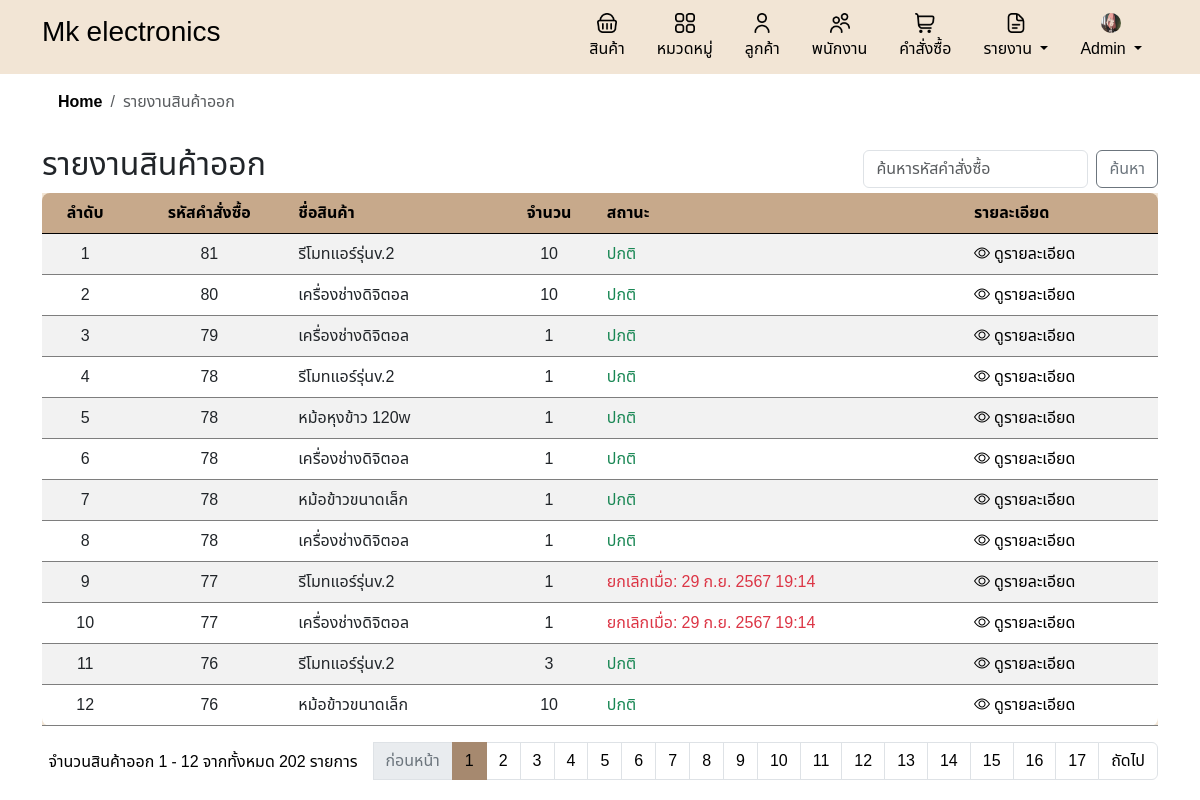
The page /report_stock_out.php (signed in) on the database as committed earlier.
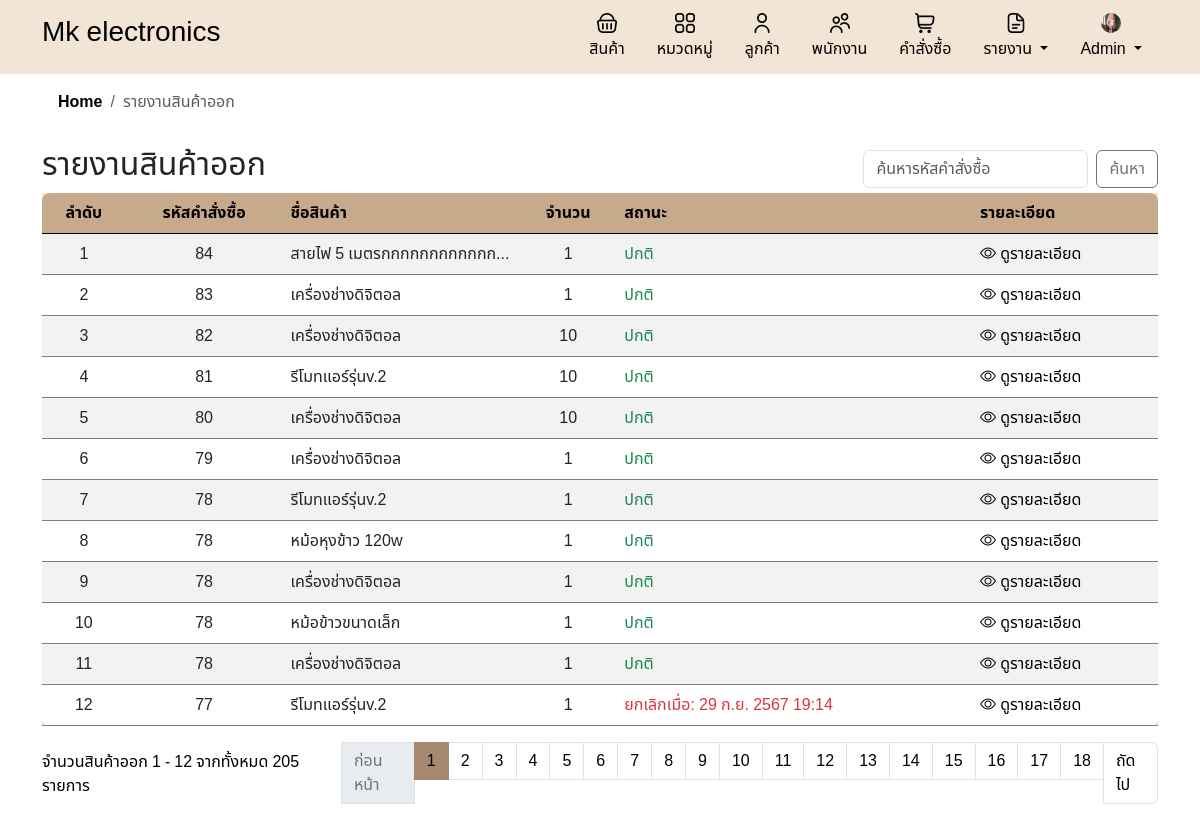
The same page on the database as committed later.
### tables this page shows
CREATE TABLE `order_items` (
  `order_item_id` int(11) NOT NULL,
  `order_id` int(11) DEFAULT NULL,
  `product_id` int(11) DEFAULT NULL,
  `quantity` int(11) DEFAULT NULL,
  `total_price` decimal(10,2) DEFAULT NULL,
  `is_cancelled` tinyint(1) DEFAULT 0,
  `cancelled_at` datetime DEFAULT NULL
);

CREATE TABLE `products` (
  `product_id` int(11) NOT NULL,
  `product_name` varchar(100) NOT NULL,
  `description` text DEFAULT NULL,
  `price` decimal(10,2) NOT NULL,
  `quantity` int(11) NOT NULL,
  `category_id` int(11) DEFAULT NULL,
  `created_at` timestamp NOT NULL DEFAULT current_timestamp(),
  `image` varchar(255) DEFAULT NULL
);

### inc/functions.php (called while the page is built, shortened)
<?php
function formatThaiDate($timestamp, $short = false) {
    $thai_months = array(
        1 => 'ม.ค.', 'ก.พ.', 'มี.ค.', 'เม.ย.', 'พ.ค.', 'มิ.ย.',
        'ก.ค.', 'ส.ค.', 'ก.ย.', 'ต.ค.', 'พ.ย.', 'ธ.ค.'
    );
    $date = date('j', $timestamp);
    $month = $thai_months[date('n', $timestamp)];
    $year = date('Y', $timestamp) + 543;
    if ($short) {
        return "$date $month";
    } else {
        $time = date('H:i', $timestamp);
        return "$date $month $year $time";
    }
}
?>

### report_stock_out.php (the view, shortened to what the changed rows need)
<?php
include 'header.php';
include 'db.php';
include 'inc/links.php';
include 'inc/functions.php';
$search = isset($_GET['search']) ? $_GET['search'] : '';
$records_per_page = 12;
$current_page = isset($_GET['page']) ? intval($_GET['page']) : 1;
$offset = ($current_page - 1) * $records_per_page;
$sql = "SELECT order_items.order_item_id, order_items.order_id, products.product_name, order_items.quantity, order_items.is_cancelled, order_items.cancelled_at
        FROM order_items
        JOIN products ON order_items.product_id = products.product_id";
$sql .= " ORDER BY order_items.order_id DESC LIMIT ? OFFSET ?";
$stmt = $conn->prepare($sql);
if ($search) {
    $search_param = "%$search%";
    $stmt->bind_param("sii", $search_param, $records_per_page, $offset);
} else {
    $stmt->bind_param("ii", $records_per_page, $offset);
}
$stmt->execute();
$result = $stmt->get_result();
$count_sql = "SELECT COUNT(*) as total_records FROM order_items";
if ($search) {
    $count_sql .= " WHERE order_items.order_id LIKE ?";
    $count_stmt = $conn->prepare($count_sql);
    $count_stmt->bind_param("s", $search_param);
    $count_stmt->execute();
    $count_result = $count_stmt->get_result();
} else {
    $count_result = $conn->query($count_sql);
}
$total_records = $count_result->fetch_assoc()['total_records'];
$total_pages = ceil($total_records / $records_per_page);
?>
<!DOCTYPE html>
<html lang="th">
<head>
</head>
<body>
    <div class="container">
        <div class="d-flex justify-content-between align-items-center">
            <h2>รายงานสินค้าออก</h2>
        </div>
        <div class="table-responsive">
            <table class="table table-striped">
                <thead>
                    <tr>
                        <th class='text-center'>ลำดับ</th>
                        <th class='text-center'>รหัสคำสั่งซื้อ</th>
                        <th>ชื่อสินค้า</th>
                        <th class='text-center'>จำนวน</th>
                        <th>สถานะ</th>
                        <th>รายละเอียด</th>
                    </tr>
                </thead>
                <tbody>
                    <?php
                    if ($result->num_rows > 0) {
                        $row_number = $offset + 1;
                        while ($row = $result->fetch_assoc()) {
                            $status = $row['is_cancelled']
                                ? '<span class="text-danger">ยกเลิกเมื่อ: ' . formatThaiDate(strtotime($row['cancelled_at'])) . '</span>'
                                : '<span class="text-success">ปกติ</span>';
                            echo "<tr>
                                    <td class = 'text-center'>{$row_number}</td>
                                    <td class = 'text-center'>{$row['order_id']}</td>
                                    <td class='text-truncate' style='max-width: 150px; overflow: hidden; white-space: nowrap;' >{$row['product_name']}</td>
                                    <td class = 'text-center'>{$row['quantity']}</td>
                                    <td>{$status}</td>
                                    <td>
                                        <a href='detail_order.php?order_id=" . $row['order_id'] . "' class='custom-link'>
                                            <i class='bi bi-eye'></i> ดูรายละเอียด
                                            </a>
                                    </tr>";
                            $row_number++;
                        }
                    } else {
                        echo "<tr><td colspan='6'>ไม่มีข้อมูลสินค้าออก</td></tr>";
                    }
                    ?>
                </tbody>
            </table>
            <nav aria-label="Page navigation example">
                <ul class="pagination justify-content-end">
                    <div class="mt-2 me-3">
                        <?php
                        $start_number = ($current_page - 1) * $records_per_page + 1;
                        $end_number = min($start_number + $records_per_page - 1, $total_records);
                        echo "จำนวนสินค้าออก $start_number - $end_number จากทั้งหมด $total_records รายการ";
                        ?>
                    </div>
                    <?php if ($current_page > 1): ?>
                        <li class="page-item">
                            <a class="page-link"
                                href="?page=<?php echo $current_page - 1; ?>&search=<?php echo urlencode($search); ?>">ก่อนหน้า</a>
                        </li>
                    <?php else: ?>
                        <li class="page-item disabled">
                            <a class="page-link">ก่อนหน้า</a>
                        </li>
                    <?php endif; ?>
                    <?php for ($i = 1; $i <= $total_pages; $i++): ?>
                        <li class="page-item <?php echo ($i == $current_page) ? 'active' : ''; ?>">
                            <a class="page-link" href="?page=<?php echo $i; ?>&search=<?php echo urlencode($search); ?>">
                                <?php echo $i; ?>
                            </a>
                        </li>
                    <?php endfor; ?>
                    <?php if ($current_page < $total_pages): ?>
                        <li class="page-item">
                            <a class="page-link"
                                href="?page=<?php echo $current_page + 1; ?>&search=<?php echo urlencode($search); ?>">ถัดไป</a>
                        </li>
                    <?php else: ?>
                        <li class="page-item disabled">
                            <a class="page-link">ถัดไป</a>
                        </li>
                    <?php endif; ?>
                </ul>
            </nav>
        </div>
    </div>
</body>
</html>

Rows that differ between the two databases and show on the page:
no longer on this page (row unchanged): order_items: order "77", product.product_name "เครื่องช่างดิจิตอล", quantity "1", cancelled_at "29 ก.ย. 2567 19:14"
no longer on this page (row unchanged): order_items: order "76", product.product_name "รีโมทแอร์รุ่นv.2", quantity "3", is_cancelled "ปกติ"
no longer on this page (row unchanged): order_items: order "76", product.product_name "หม้อข้าวขนาดเล็ก", quantity "10", is_cancelled "ปกติ"
added order_items: order "84", product.product_name "สายไฟ 5 เมตรกกกกกกกกกกก…", quantity "1", is_cancelled "ปกติ"
added order_items: order "83", product.product_name "เครื่องช่างดิจิตอล", quantity "1", is_cancelled "ปกติ"
added order_items: order "82", product.product_name "เครื่องช่างดิจิตอล", quantity "10", is_cancelled "ปกติ"
Other text that changed with them:
$total_records: "202" → "205"
new list line: "18"
